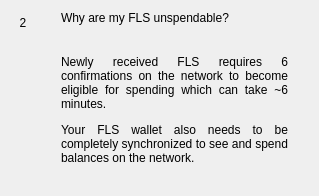
                  <widget class="QWidget" name="widgetFaq2" native="true">
                   <layout class="QHBoxLayout" name="horizontalPage2" stretch="0,1">
                    <item alignment="Qt::AlignTop">
                     <widget class="QLabel" name="labelNumber2">
                      <property name="minimumSize">
                       <size>
                        <width>24</width>
                        <height>24</height>
                       </size>
                      </property>
                      <property name="maximumSize">
                       <size>
                        <width>16777215</width>
                        <height>24</height>
                       </size>
                      </property>
                      <property name="text">
                       <string>2</string>
                      </property>
                      <property name="alignment">
                       <set>Qt::AlignCenter</set>
                      </property>
                     </widget>
                    </item>
                    <item>
                     <layout class="QVBoxLayout" name="verticalLayoutPage2">
                      <property name="spacing">
                       <number>0</number>
                      </property>
                      <property name="leftMargin">
                       <number>20</number>
                      </property>
                      <property name="rightMargin">
                       <number>20</number>
                      </property>
                      <item>
                       <widget class="QLabel" name="labelSubtitle2">
                        <property name="text">
                         <string>Why are my FLS unspendable?</string>
                        </property>
                        <property name="wordWrap">
                         <bool>true</bool>
                        </property>
                       </widget>
                      </item>
                      <item>
                       <spacer name="verticalSpacer_20">
                        <property name="orientation">
                         <enum>Qt::Vertical</enum>
                        </property>
                        <property name="sizeType">
                         <enum>QSizePolicy::Fixed</enum>
                        </property>
                        <property name="sizeHint" stdset="0">
                         <size>
                          <width>20</width>
                          <height>30</height>
                         </size>
                        </property>
                       </spacer>
                      </item>
                      <item>
                       <widget class="QLabel" name="labelContent2">
                        <property name="text">
                         <string>
                           &lt;html&gt;&lt;head/&gt;&lt;body&gt;&lt;p align=&quot;justify&quot;&gt;
                           Newly received FLS requires 6 confirmations on the network
                           to become eligible for spending which can take ~6 minutes.
                           &lt;/p&gt;&lt;p align=&quot;justify&quot;&gt;
                           Your FLS wallet also needs to be completely synchronized
                           to see and spend balances on the network.
                           &lt;/p&gt;&lt;/body&gt;&lt;/html&gt;
                         </string>
                        </property>
                        <property name="alignment">
                         <set>Qt::AlignLeading|Qt::AlignLeft|Qt::AlignTop</set>
                        </property>
                        <property name="wordWrap">
                         <bool>true</bool>
                        </property>
                       </widget>
                      </item>
                      <item>
                       <spacer name="verticalSpacer_21">
                        <property name="orientation">
                         <enum>Qt::Vertical</enum>
                        </property>
                        <property name="sizeHint" stdset="0">
                         <size>
                          <width>20</width>
                          <height>20</height>
                         </size>
                        </property>
                       </spacer>
                      </item>
                     </layout>
                    </item>
                   </layout>
                  </widget>
